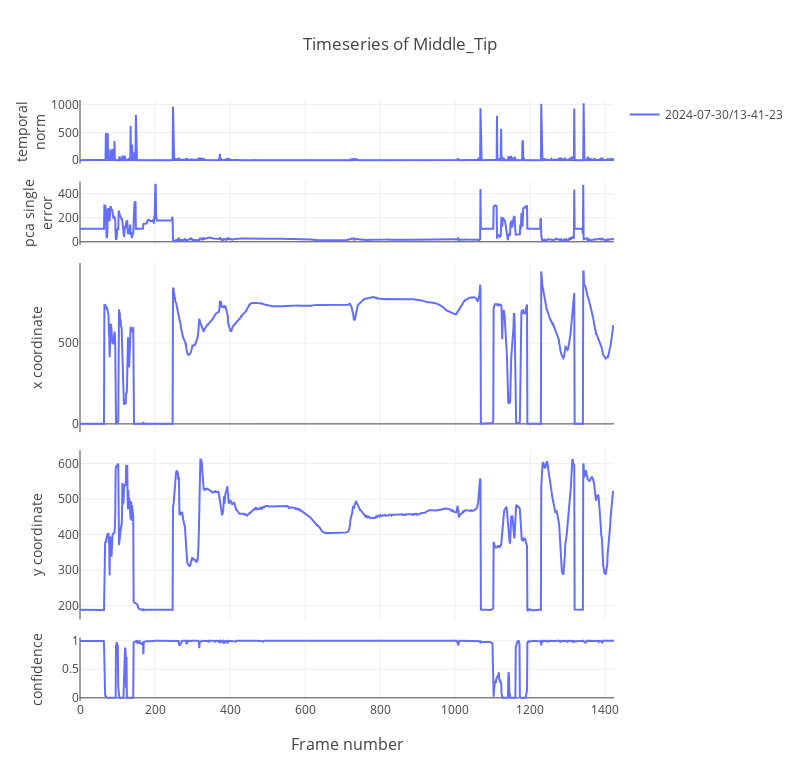

Notebook source saved alongside this figure:
### Markdown cell above
### Plot video traces

### Code cell
# rerun this cell each time you want to update the keypoint

from IPython.display import display, clear_output
import ipywidgets as widgets

def on_change(change):
    if change["type"] == "change" and change["name"] == "value":
        clear_output()
        cols = get_col_names(change["new"], "x", dframes_metrics.keys())
        fig_traces = plot_precomputed_traces(df_metrics, df_concat, cols)
        fig_traces.show()

# create a Dropdown widget
dropdown = widgets.Dropdown(
    options=keypoint_names,
    value=None,  # Set the default selected value
    description="Select keypoint:",
)

# update plot upon change
dropdown.observe(on_change)

# display widget
display(dropdown)

### Figure 1 — Plotly figure (JSON) as saved in the notebook; plotly's stock layout.template omitted (floating-point values rounded to 4 significant figures; data arrays with more than 128 entries replaced by an {"elided": "..."} marker saying what was removed)
{"data": [{"line": {"color": "#636EFA"}, "mode": "lines", "name": "Middle_Tip_x_2024-07-30/13-41-23", "showlegend": false, "type": "scatter", "x": {"elided": "1425 int values"}, "xaxis": "x", "y": {"elided": "1425 float values"}, "yaxis": "y"}, {"line": {"color": "#636EFA"}, "mode": "lines", "name": "Middle_Tip_x_2024-07-30/13-41-23", "showlegend": false, "type": "scatter", "x": {"elided": "1425 int values"}, "xaxis": "x2", "y": {"elided": "1425 float values"}, "yaxis": "y2"}, {"line": {"color": "#636EFA"}, "mode": "lines", "name": "2024-07-30/13-41-23", "showlegend": false, "type": "scatter", "x": {"elided": "1425 int values"}, "xaxis": "x3", "y": {"elided": "1425 float values"}, "yaxis": "y3"}, {"line": {"color": "#636EFA"}, "mode": "lines", "name": "2024-07-30/13-41-23", "showlegend": true, "type": "scatter", "x": {"elided": "1425 int values"}, "xaxis": "x4", "y": {"elided": "1425 float values"}, "yaxis": "y4"}, {"line": {"color": "#636EFA"}, "mode": "lines", "name": "Middle_Tip_likelihood_2024-07-30/13-41-23", "showlegend": false, "type": "scatter", "x": {"elided": "1425 int values"}, "xaxis": "x5", "y": {"elided": "1425 float values"}, "yaxis": "y5"}], "layout": {"annotations": [{"font": {"size": 16}, "showarrow": false, "text": "Frame number", "x": 0.5, "xanchor": "center", "xref": "paper", "y": 0, "yanchor": "top", "yref": "paper", "yshift": -30}], "height": 781.2, "title": {"text": "Timeseries of Middle_Tip"}, "width": 800, "xaxis": {"anchor": "y", "domain": [0, 1], "matches": "x5", "showticklabels": false}, "xaxis2": {"anchor": "y2", "domain": [0, 1], "matches": "x5", "showticklabels": false}, "xaxis3": {"anchor": "y3", "domain": [0, 1], "matches": "x5", "showticklabels": false}, "xaxis4": {"anchor": "y4", "domain": [0, 1], "matches": "x5", "showticklabels": false}, "xaxis5": {"anchor": "y5", "domain": [0, 1]}, "yaxis": {"anchor": "x", "domain": [0.8944, 1], "title": {"text": "temporal<br>norm"}}, "yaxis2": {"anchor": "x2", "domain": [0.7588, 0.8644], "title": {"text": "pca single<br>error"}}, "yaxis3": {"anchor": "x3", "domain": [0.4472, 0.7288], "title": {"text": "x coordinate"}}, "yaxis4": {"anchor": "x4", "domain": [0.1356, 0.4172], "title": {"text": "y coordinate"}}, "yaxis5": {"anchor": "x5", "domain": [0, 0.1056], "title": {"text": "confidence"}}}}
